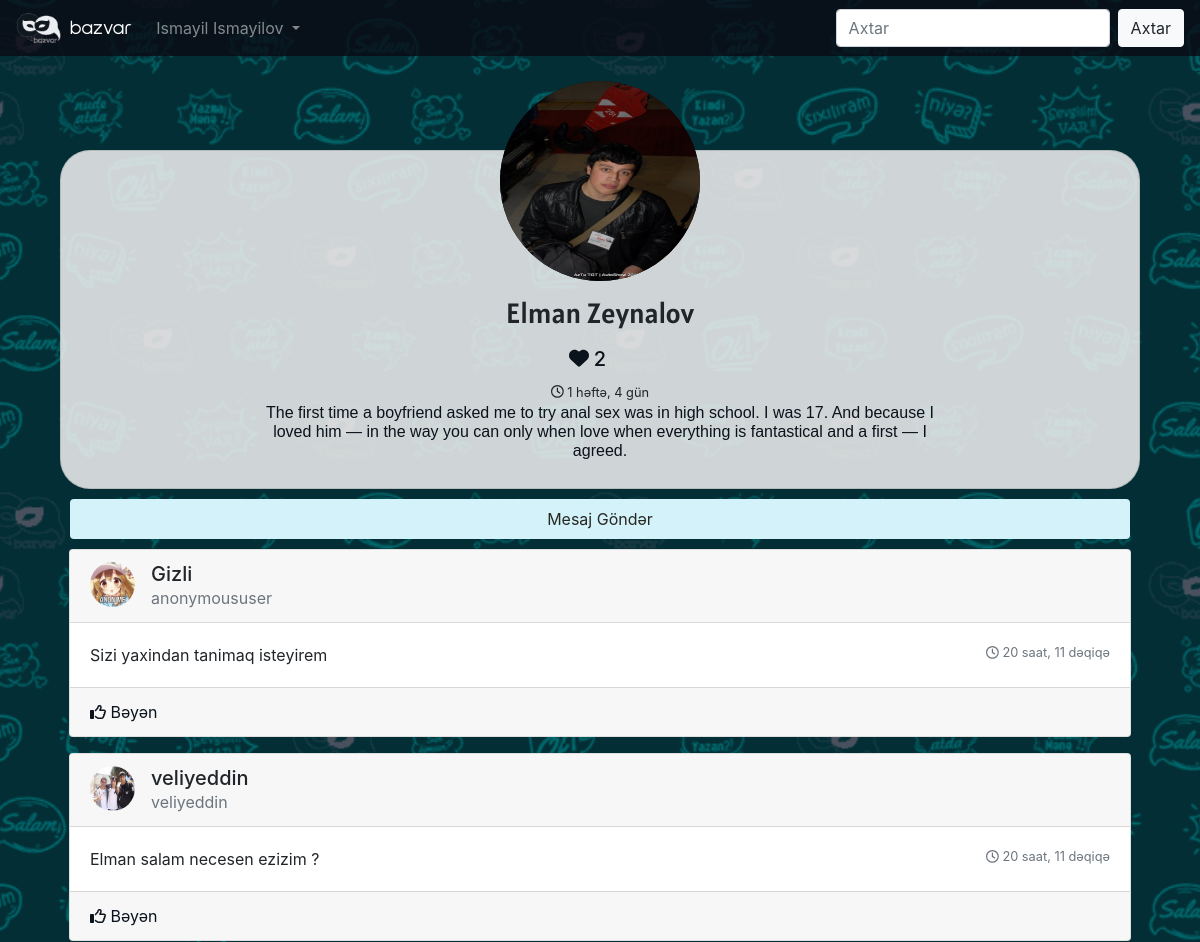
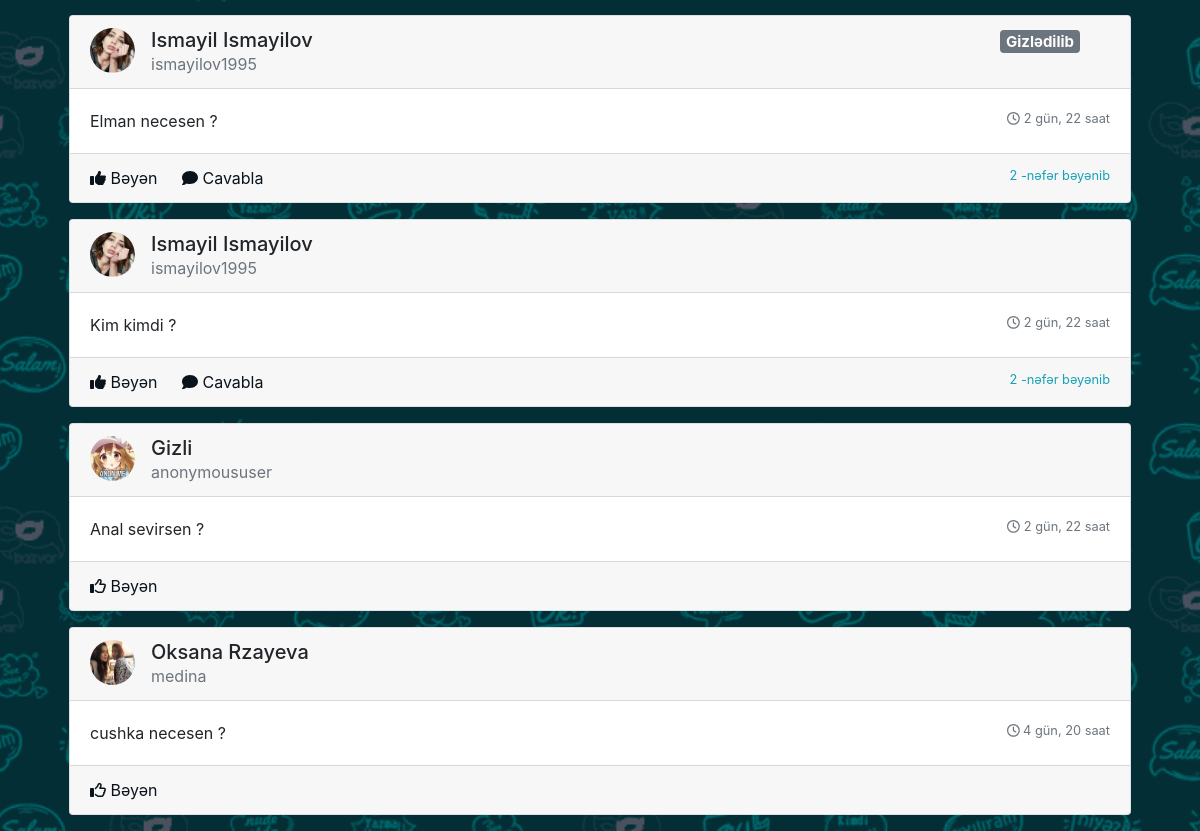
The app's page /elman2/ (signed in) with its own data (2 pictures, top to bottom).
### user/models.py (models this page shows, shortened)
class UserProfile(models.Model):
    SEX_FIELD = ((None, "Cinsiyyet"), ("male", "Kisi"), ("female", "Qadin"))
    user = models.OneToOneField(User, blank=False, on_delete=models.CASCADE)
    bio = models.TextField(max_length=200, verbose_name="Haqqimda", blank=True)
    profile_photo = models.ImageField(blank=True, default="default/default-profile.png", upload_to=upload_to,
                                      verbose_name="Profil shekili")
    sex = models.CharField(choices=SEX_FIELD, blank=True, max_length=6, verbose_name="Cinsiyyet")
    def get_name_for_screen(self):
        user = self.user
        if user.get_full_name():
            return user.get_full_name()
        return user.username
    def get_userprofile_photo(self):
        if self.profile_photo:
            return self.profile_photo.url
        return '/media/default/default-profile.png'

### message/models.py (models this page shows, shortened)
class MessageNew(models.Model):
    receiver = models.ForeignKey(User, null=True, related_name="reciver_n", on_delete=models.CASCADE)
    sender = models.ForeignKey(User, null=True, related_name="sender_n", on_delete=models.CASCADE)
    content = models.TextField(max_length=500, verbose_name="Mesaj")
    message_date = models.DateTimeField(auto_now_add=True, null=True)
    is_secret = models.BooleanField(default=False)
    has_child = models.BooleanField(default=False)
    content_type = models.ForeignKey(ContentType, on_delete=models.CASCADE)
    object_id = models.PositiveIntegerField()
    content_object = GenericForeignKey('content_type', 'object_id')
    class Meta:
        verbose_name_plural = "Mesajlar New"
        ordering = ["-id"]
    def get_liked_msg_count(self):
        return self.message_like.values_list("user__username").count()

### user/views.py (the view)
# urls.py: path('<str:username>/', userprofile, name='userprofile'),
def userprofile(request, username):
    on_profile_user = get_object_or_404(User, username=username)
    if on_profile_user == get_object_or_404(User, pk=14):
        return HttpResponseRedirect(reverse("welcome"))
    if on_profile_user:
        content_type = ContentType.objects.get_for_model(on_profile_user.__class__)
        all_message = MessageNew.objects.filter(content_type=content_type, object_id=on_profile_user.pk)
        user_likes = MessageLike.objects.filter(message__sender=on_profile_user).count()
        context = {"on_profile_user": on_profile_user, "page": "messages", "message": all_message,
                   "user_like": user_likes}
        return render(request, 'main-templates/user/include/messages.html', context)
    return HttpResponseRedirect(reverse("welcome"))

### message/templatetags/like_system.py (called while the page is built)
@register.filter
def is_liked(msg_pk, user):
    message = get_object_or_404(MessageNew, pk=msg_pk)
    return MessageLike.objects.filter(user=user, message=message).exists()

### templates/main-templates/user/include/messages.html (shortened to what this page needs)
{% extends 'main-templates/user/user-profile-base.html' %}
{% block bottom_div %}
    {% for msg in message %}
        <div class="col-12 gedf-main">
            {% if not msg.is_secret %}
                {% include 'main-templates/user/include/single-message-view.html' %}
            {% elif request.user == msg.sender or request.user == msg.receiver %}
                {% include 'main-templates/user/include/single-message-view.html' %}
            {% endif %}
        </div>
    {% endfor %}
{% endblock %}

### templates/include/navbar.html (shortened to what this page needs)
<nav class="navbar navbar-expand-lg navbar-dark fixed-top" style="background-color: rgba(10,10,21,0.8);">
    <a class="navbar-brand" style="font-family: logo-font,sans-serif" href="{% url 'welcome' %}">
        <img src="/media/default/logo-nav.png" height="30" class="d-inline-block align-top"
             alt="">
        bazvar
    </a>
    <div class="collapse navbar-collapse" id="navbarSupportedContent">
        <ul class="navbar-nav mr-auto">
            <li class="nav-item dropdown">
                <a class="nav-link dropdown-toggle" href="#" id="navbarDropdown" role="button" data-toggle="dropdown"
                   aria-haspopup="true" aria-expanded="false">
                    {% if request.user.username %}
                        {{ request.user.userprofile.get_name_for_screen }}
                    {% else %}
                        Daxil ol
                    {% endif %}
                </a>
            </li>
        </ul>
        <form action="{% url 'search' %}" method="get" class="form-inline my-2 my-lg-0">
            <input class="form-control mr-sm-2" name="search" type="search" placeholder="Axtar" aria-label="Axtar">
            <button class="btn btn-light my-2 my-sm-0" type="submit">Axtar</button>
        </form>
    </div>
</nav>

### templates/main-templates/user/include/user-profile.html
<div class="card wrap">
    <div class="card-body">
        <div class="row text-center justify-content-center">
            <div class="col-lg-8 col-sm-10">
                <img src="{{ on_profile_user.userprofile.get_userprofile_photo }}"
                     class="rounded-circle img-responsive blockico user-profile-img" alt="Profil Img">
                <h3 class="m-3" style="font-family: g-font,sans-serif">{{ on_profile_user.userprofile.get_name_for_screen }}</h3>
                <h5 class="my-color"><i class="fas fa-heart"></i> {{ user_like }} &emsp;</h5>
                <small><i class="far fa-clock"></i> {{ on_profile_user.date_joined|timesince }}</small><br>
                <h6 class="my-color" style="font-family: g-perma, sans-serif">{{ on_profile_user.userprofile.bio }}</h6>
            </div>
        </div>
    </div>
</div>

### templates/main-templates/user/include/single-message-view.html (shortened to what this page needs)
{% load like_system %}
<div class="card gedf-card mb-3" id="single-msg-div">
    <div class="card-header">
        <div class="row">
            <div class="d-flex col">
                <div class="mr-2">
                    <img class="rounded-circle" width="45" height="45"
                         src="{{ msg.sender.userprofile.get_userprofile_photo }}"
                         alt="">
                </div>
                <div class="ml-2">
                    <div class="h5 m-0">{{ msg.sender.userprofile.get_name_for_screen }}</div>
                    <div class="h7 text-muted">{{ msg.sender }}</div>
                </div>
            </div>
            <div class="hide-status-div col-auto">
                {% if msg.is_secret %}
                    <h5><span class="badge badge-secondary">Gizlədilib</span></h5>
                {% endif %}
            </div>
            <div class="col-auto">
            </div>
        </div>
    </div>
    <div class="card-body">
        <small class="text-muted float-right"><i class="far fa-clock"></i> {{ msg.message_date|timesince }}</small>
        <p class="card-text">
            {{ msg.content }}
        </p>
    </div>
    {% if not request.user.is_anonymous %}
        <div class="card-footer">
            <a class="like-btn card-link" href="{% url 'like-message' msg.pk %}">
                {% if msg.pk|is_liked:request.user %}
                    <i class="like-icon fa fa-thumbs-up"></i>
                {% else %}
                    <i class="like-icon far fa-thumbs-up"></i>
                {% endif %} Bəyən</a>
            {% if request.user == msg.sender or request.user == msg.receiver %}
                <a class="card-link" href="{% url 'reply-message' %}" id="reply-btn" msg_pk="{{ msg.pk }}"><i
                        class="fa fa-comment"></i> Cavabla</a>
            {% endif %}
            <small class="text-info float-right">{% if msg.get_liked_msg_count > 0 %}
                {{ msg.get_liked_msg_count }} -nəfər bəyənib
            {% endif %}</small>
        </div>
    {% endif %}
</div>

### static/general/base.css (style rules this page uses)
html { background: url("/media/default/main-bg.png") no-repeat center center fixed; -webkit-background-size: cover; -moz-background-size: cover; -o-background-size: cover; background-size: cover; }
body { background-color: transparent !important; }
@media (min-width: 992px) { .gedf-main { padding-left: 1.5rem; padding-right: 1.5rem; } }
@media (min-width: 992px) { .gedf-card { margin-bottom: 1.5rem; } }
.user-profile-img { height: 200px; width: 200px; }
.my-color { color: rgb(10, 18, 27); }
.wrap { border-radius: 30px; background-color: rgba(238, 238, 238, 0.87); }
.blockico { background: #0a121b; margin-top: -90px; }
a { color: #0a121b; }

### records on screen
MessageNew: sender.userprofile.get_userprofile_photo (picture), sender.userprofile.get_name_for_screen "Gizli", sender "anonymoususer", message_date "20 saat, 11 dəqiqə", content "Sizi yaxindan tanimaq isteyirem"
MessageNew: sender.userprofile.get_userprofile_photo (picture), sender.userprofile.get_name_for_screen "veliyeddin", sender "veliyeddin", message_date "20 saat, 11 dəqiqə", content "Elman salam necesen ezizim ?"
MessageNew: sender.userprofile.get_userprofile_photo (picture), sender.userprofile.get_name_for_screen "Ismayil Ismayilov", sender "ismayilov1995", is_secret "Gizlədilib", message_date "2 gün, 22 saat", content "Elman necesen ?", get_liked_msg_count "2"
MessageNew: sender.userprofile.get_userprofile_photo (picture), sender.userprofile.get_name_for_screen "Ismayil Ismayilov", sender "ismayilov1995", message_date "2 gün, 22 saat", content "Kim kimdi ?", get_liked_msg_count "2"
MessageNew: sender.userprofile.get_userprofile_photo (picture), sender.userprofile.get_name_for_screen "Gizli", sender "anonymoususer", message_date "2 gün, 22 saat", content "Anal sevirsen ?"
MessageNew: sender.userprofile.get_userprofile_photo (picture), sender.userprofile.get_name_for_screen "Oksana Rzayeva", sender "medina", message_date "4 gün, 20 saat", content "cushka necesen ?"

### other values on screen
{{ request.user.userprofile.get_name_for_screen }} "Ismayil Ismayilov"
{{ on_profile_user.userprofile.get_name_for_screen }} "Elman Zeynalov"
{{ user_like }} "2"
{{ on_profile_user.date_joined|timesince }} "1 həftə, 4 gün"
{{ on_profile_user.userprofile.bio }} "The first time a boyfriend asked me to try anal sex was in high school. I was 17. And because I loved him — in the way you can only when love when everything is fantastical and a first — I agreed."
